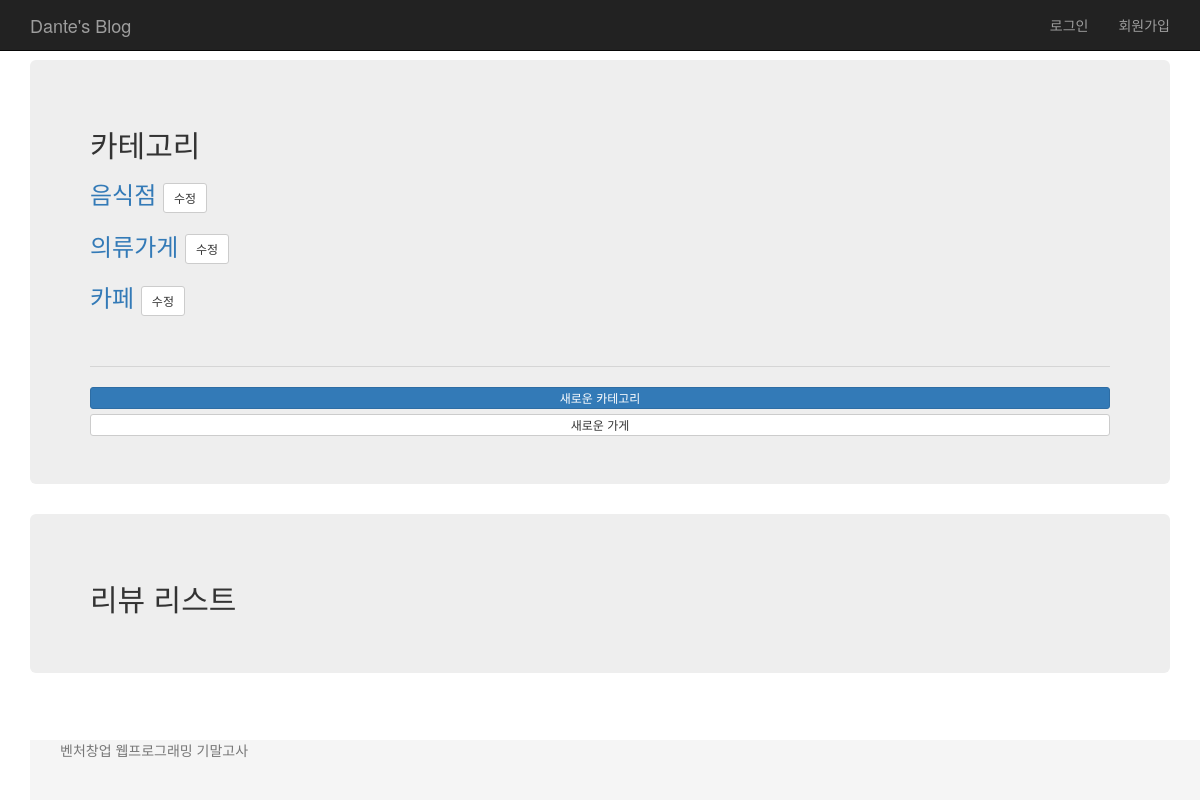
Before: /blog/ with the older database file.
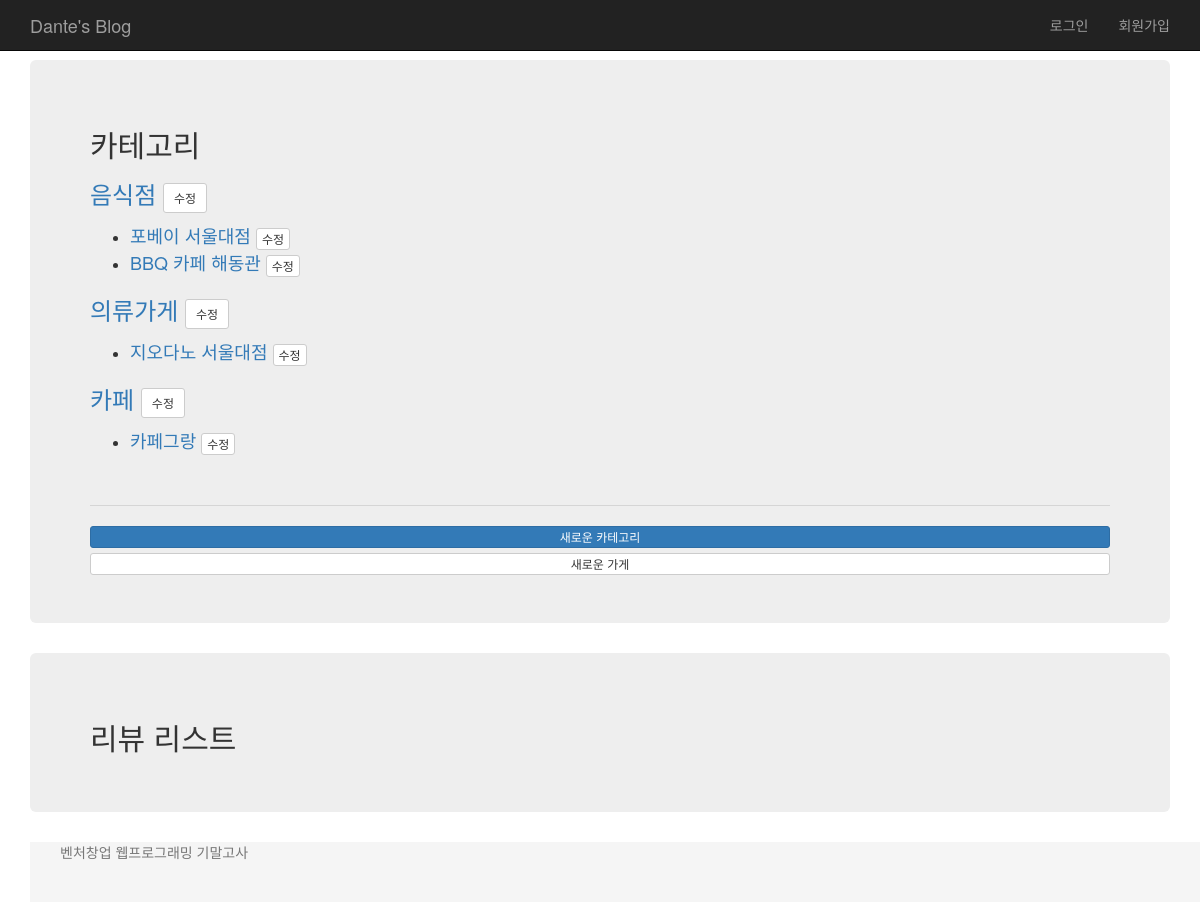
After: the same page with the newer database file.
### blog/models.py (models this page shows, shortened)
class Category(models.Model):
    title = models.CharField(max_length=100)
    created_at = models.DateTimeField(auto_now_add=True)
    updated_at = models.DateTimeField(auto_now=True)

class Shop(models.Model):
    category = models.ForeignKey(Category)
    title = models.CharField(max_length=100)
    number = models.CharField(max_length=20)
    address = models.CharField(max_length=100)
    about = models.TextField()
    photo1 = models.ImageField()
    photo2 = models.ImageField(blank=True)
    photo3 = models.ImageField(blank=True)
    created_at = models.DateTimeField(auto_now_add=True)
    updated_at = models.DateTimeField(auto_now=True)

### blog/views.py (the view)
def index(request):
    category_list = Category.objects.all()
    review_list = Review.objects.all()
    return render(request, 'blog/index.html', {
        'category_list' : category_list,
        'review_list' : review_list,
        })

### blog/templates/blog/index.html (shortened to what this page needs)
{% extends 'blog/base.html' %}
{% block content %}
<div class="container">
    <div class="jumbotron">
        <h2>카테고리</h2>
          {% for category in category_list %}
          <a href="{% url 'blog:category_detail' category.pk %}">
            <h3>{{category.title}}
              <a href="{% url 'blog:category_edit' category.pk %}" class="btn btn-sm btn-default">
                수정
              </a>
            </h3>
          </a>
          <ul>
            {% for shop in category.shop_set.all %}
              <a href="{% url 'blog:shop_detail' shop.pk %}" style="font-size: 18px;">
              <li>{{ shop.title }}
                <a href="{% url 'blog:shop_edit' shop.pk %}" class="btn btn-xs btn-default">
                수정
                </a>
              </li>
              </a>
            {% endfor %}
          </ul>
          {% endfor %}
          <br>
          <hr>
          <a href="{% url 'blog:category_new' %}" class="btn btn-xs btn-primary btn-block">새로운 카테고리</a>
          <a href="{% url 'blog:shop_new' %}" class="btn btn-xs btn-default btn-block">새로운 가게</a>
    </div>
    <div class="jumbotron">
    <h2>리뷰 리스트</h2>
</div>
{% endblock %}

### blog/templates/blog/base.html (shortened to what this page needs)
<!doctype html>
<html>
<head>
<link rel="stylesheet" href="https://maxcdn.bootstrapcdn.com/bootstrap/3.3.6/css/bootstrap.min.css" />
</head>
<body>
<div class="navbar navbar-inverse navbar-fixed-top">
    <div class="container">
        <div class="navbar-header">
            <a class="navbar-brand" href="/">Dante's Blog</a>
        </div>
        <ul class="nav navbar-nav navbar-right">
          {% if user.is_authenticated %}
            <li><a href="{% url 'accounts:logout' %}?next={{request.path}}">로그아웃</a></li>
          {% else %}
            <li><a href="{% url 'accounts:login' %}?next={{request.path}}">로그인</a></li>
            <li><a href="{% url 'accounts:signup' %}?next={{request.path}}">회원가입</a></li>
          {% endif %}
        </ul>
    </div>
</div>
{% block content %}
{% endblock %}
<div class="footer">
    <div class="container">
        <p class="text-muted">벤처창업 웹프로그래밍 기말고사</p>
    </div>
</div>
</body>
</html>

### blog/templates/blog/base.html (style rules this page uses)
body { padding-top: 60px; }
html { position: relative; min-height: 100%; }
body { margin-bottom: 60px; }
.footer { position: absolute; bottom: 0; width: 100%; height: 60px; background-color: #f5f5f5; }

Changed rows visible on the page:
added Shop: title "포베이 서울대점", shown under Category "음식점"
added Shop: title "BBQ 카페 해동관", shown under Category "음식점"
added Shop: title "지오다노 서울대점", shown under Category "의류가게"
added Shop: title "카페그랑", shown under Category "카페"
